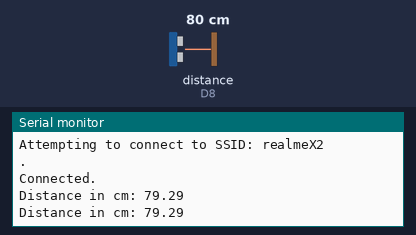
Bench run of a sketch on a simulated ESP8266 (NodeMCU). Parts: the last lines printed to the serial monitor. The inputs (shaded band) are chosen by the test bench; at power-on: distance to the obstacle (sensor on D8) 80 cm. The echo pulse lasts 58.3 µs per cm; WiFi joins after 1.5 s; servers stay silent unless stated.

Above: at 7.1 s.
7.2 s: distance to the obstacle (sensor on D8) set to 2 cm
At 8.1 s:
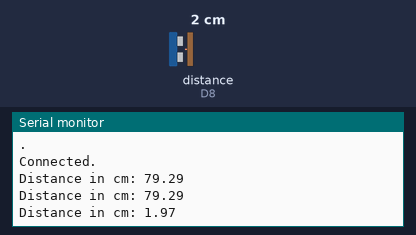
9.5 s: distance to the obstacle (sensor on D8) set to 4 cm
At 11.3 s:
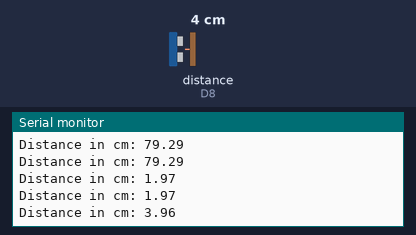
Timing chart, 0 to 12.8 s (numbered marks = the images above; inputs shaded):
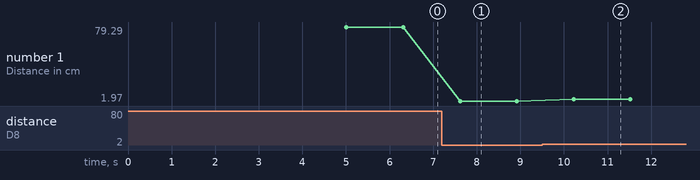

The sketch:

v3.ino
```cpp
#include "ThingSpeak.h"
#include <WiFiClient.h>
#include <ESP8266WiFi.h>
#include <AccelStepper.h>

const int stepsPerRevolution = 2048;  // change this to fit the number of steps per revolution

// ULN2003 Motor Driver Pins
#define IN1 5    //D1
#define IN2 4    //D2
#define IN3 14   //D5
#define IN4 12   //D6

// initialize the stepper library
AccelStepper stepper(AccelStepper::HALF4WIRE, IN1, IN3, IN2, IN4);

//----------- Enter you Wi-Fi Details---------//
char ssid[] = "realmeX2"; //SSID
char pass[] = "123456798"; // Password
//--------------------------------------- ----//

const int trigger = D7;
const int echo = D8;
long T;
float distanceCM;
WiFiClient  client;

unsigned long myChannelField = 1884400; // Channel ID
const int ChannelField = 1; // Which channel to write data
const char * myWriteAPIKey = "X30AYTWXRKLTWP0X"; // Your write API Key

void setup()
{
  Serial.begin(9600);
  // set the speed and acceleration
  stepper.setMaxSpeed(500);
  stepper.setAcceleration(100);
  // set target position
  stepper.moveTo(stepsPerRevolution);


  pinMode(trigger, OUTPUT);
  pinMode(echo, INPUT);
  WiFi.mode(WIFI_STA);
  ThingSpeak.begin(client);
}
void loop()
{
  if (WiFi.status() != WL_CONNECTED)
  {
    Serial.print("Attempting to connect to SSID: ");
    Serial.println(ssid);
    while (WiFi.status() != WL_CONNECTED)
    {
      WiFi.begin(ssid, pass);
      Serial.print(".");
      delay(5000);
    }
    Serial.println("\nConnected.");
  }
  digitalWrite(trigger, LOW);
  delay(1);
  digitalWrite(trigger, HIGH);
  delayMicroseconds(10);
  digitalWrite(trigger, LOW);
  T = pulseIn(echo, HIGH);
  distanceCM = T * 0.034;
  distanceCM = distanceCM / 2;
  Serial.print("Distance in cm: ");
  Serial.println(distanceCM);
  ThingSpeak.writeField(myChannelField, ChannelField, distanceCM, myWriteAPIKey);

  // // check current stepper motor position to invert direction
  // if (stepper.distanceToGo() == 0){
  //   stepper.moveTo(-stepper.currentPosition());
  // }
  // // move the stepper motor (one step at a time)
  // stepper.run();

  delay(1000);
}
```

Measured:
- after the input at 7.2 s, the serial monitor: prints a new line after 0.42 s (image 1)
- after the input at 9.5 s, the serial monitor: prints a new line after 0.72 s (image 2)
- plotted number 1: 79.29 → 1.97 after the input at 7.2 s, 1.97 → 3.96 after the input at 9.5 s
